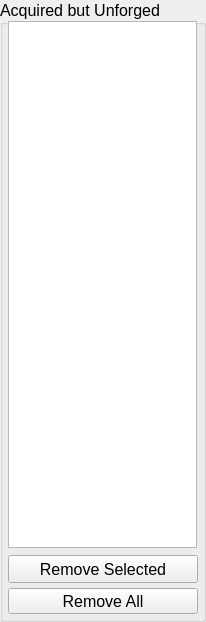
   <widget class="QGroupBox" name="groupBox">
    <property name="geometry">
     <rect>
      <x>994</x>
      <y>6</y>
      <width>206</width>
      <height>622</height>
     </rect>
    </property>
    <property name="font">
     <font>
      <pointsize>12</pointsize>
     </font>
    </property>
    <property name="title">
     <string>Acquired but Unforged</string>
    </property>
    <widget class="QListWidget" name="unforged_list">
     <property name="geometry">
      <rect>
       <x>8</x>
       <y>21</y>
       <width>189</width>
       <height>527</height>
      </rect>
     </property>
     <property name="font">
      <font>
       <pointsize>8</pointsize>
      </font>
     </property>
     <property name="tabKeyNavigation">
      <bool>true</bool>
     </property>
     <property name="alternatingRowColors">
      <bool>true</bool>
     </property>
     <property name="selectionMode">
      <enum>QAbstractItemView::ExtendedSelection</enum>
     </property>
    </widget>
    <widget class="QPushButton" name="remove_selected_ocs">
     <property name="geometry">
      <rect>
       <x>8</x>
       <y>555</y>
       <width>190</width>
       <height>28</height>
      </rect>
     </property>
     <property name="text">
      <string>Remove Selected</string>
     </property>
    </widget>
    <widget class="QPushButton" name="remove_all_ocs">
     <property name="geometry">
      <rect>
       <x>8</x>
       <y>588</y>
       <width>190</width>
       <height>26</height>
      </rect>
     </property>
     <property name="text">
      <string>Remove All</string>
     </property>
    </widget>
   </widget>
